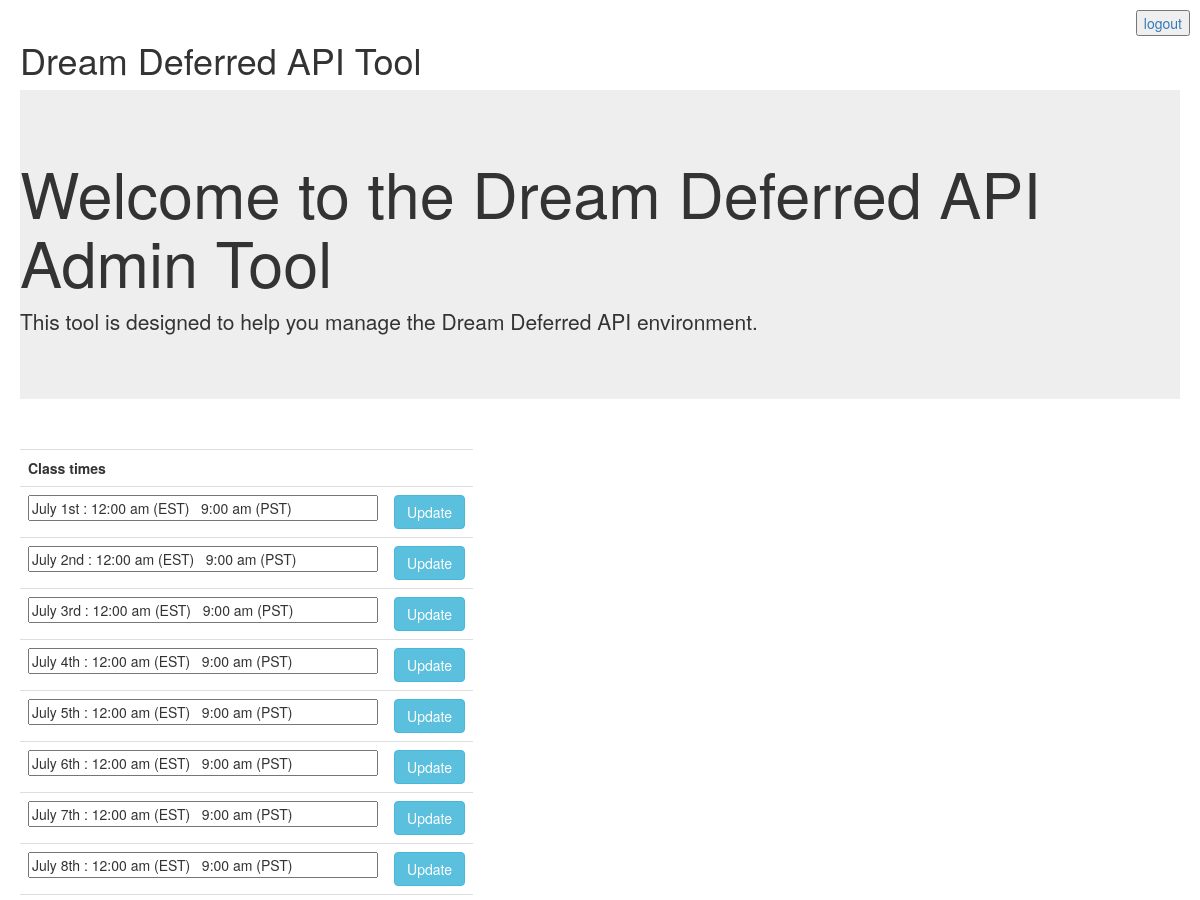
Page / (signed in, upper part) on the earlier database version.
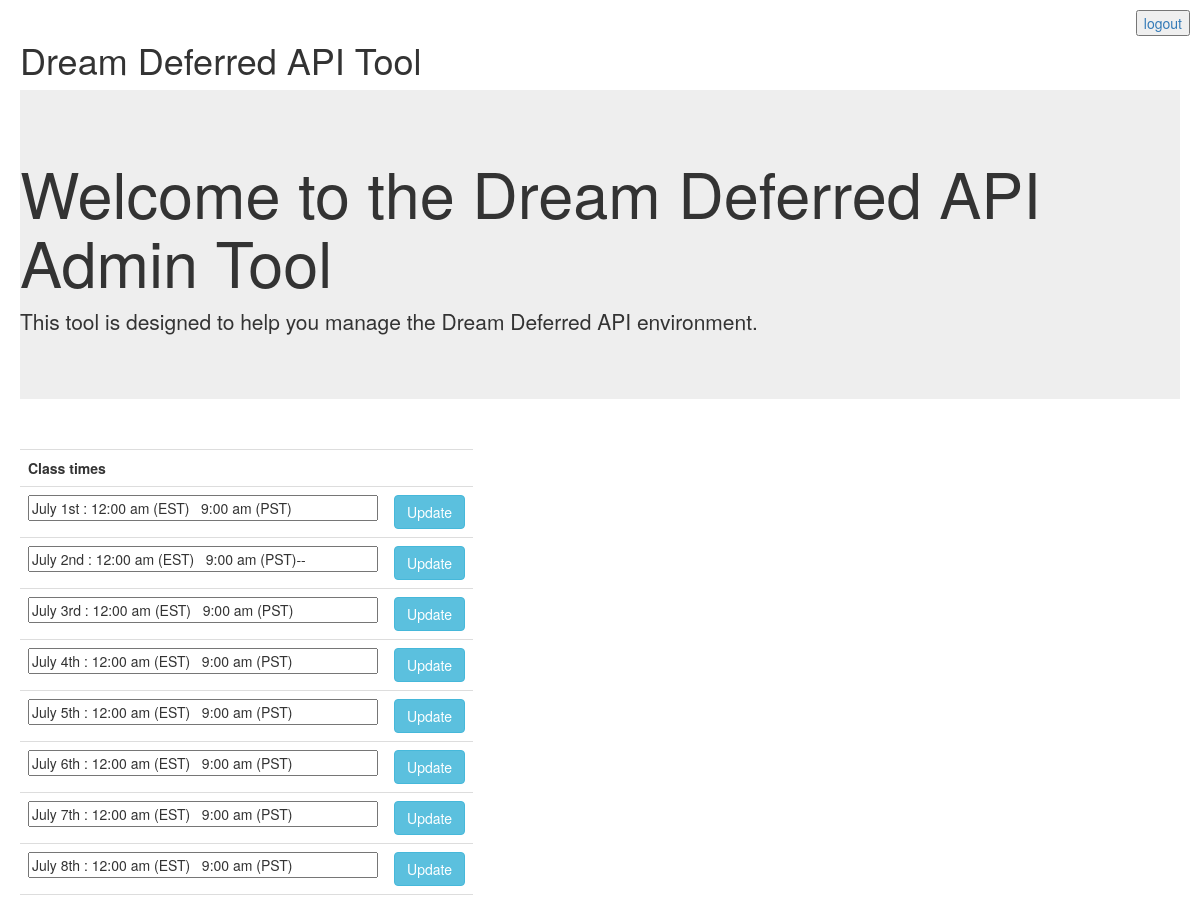
Same page on the later database version.
### tables this page shows
CREATE TABLE times (id INTEGER PRIMARY KEY AUTOINCREMENT, time text);

### app.py (the view)
@app.route("/", methods=['GET', 'POST'])
def home():
    if session.get('user'):
        if request.method == 'POST':
            id = request.form['id']
            input = request.form.get('input_' + id)
            update_time(id, input)
            print(f"id: {id}", f"input: {input}")
        return render_template('home.html', times=get_times())
    return redirect(url_for('login'))

### db.py (called while the page is built)
def get_times():
    conn = sqlite3.connect("database.db")
    cur = conn.cursor()
    cur.execute("SELECT * FROM times")
    times = cur.fetchall()
    conn.close()
    return times

### templates/home.html (shortened to what this page needs)
{% extends "layout.html" %}
{% block content %}
<div>
    <div class="jumbotron">
        <h1>Welcome to the Dream Deferred API Admin Tool</h1>
        <p>This tool is designed to help you manage the Dream Deferred API environment.</p>
    </div>
    <br>
    <form method="POST">
        <table class="table times_table"  width="400px">
            <tr><th>Class times</th><th></th></tr>
            {% for time in times %}
            <tr><td><input name="input_{{time[0]}}" class="time_input" type="text" name="" value="{{time[1]}}"></td><td><button value="{{time[0]}}" name="id" class="btn btn-info">Update</button></td></tr>
            {% endfor %}
        </table>
    </form>
</div>
{% endblock %}

### templates/layout.html (shortened to what this page needs)
<!DOCTYPE html>
<html>
<head>
    <link rel="stylesheet" href="https://maxcdn.bootstrapcdn.com/bootstrap/3.3.7/css/bootstrap.min.css">
    <link rel="stylesheet" href="https://cdnjs.cloudflare.com/ajax/libs/font-awesome/4.7.0/css/font-awesome.min.css">
    <link rel="stylesheet" href="{{url_for('static', filename='style.css')}}">
</head>
<body>
    <h1>Dream Deferred API Tool</h1>
    {% block content %}
    {% endblock %}
    <a href="{{url_for('logout')}}"><button id="logout_btn">logout</button></a>
</body>
</html>

### static/style.css (style rules this page uses)
body { padding: 20px; }
#logout_btn { display: inline-block; position: fixed; right: 10px; top: 10px; }
.time_input { width: 350px; }
.times_table { width: 450px; border-collapse: collapse; }

Differences in the rows shown:
changed times: time "July 2nd : 12:00 am (EST) 9:00 am (PST)" → "July 2nd : 12:00 am (EST) 9:00 am (PST)--"
